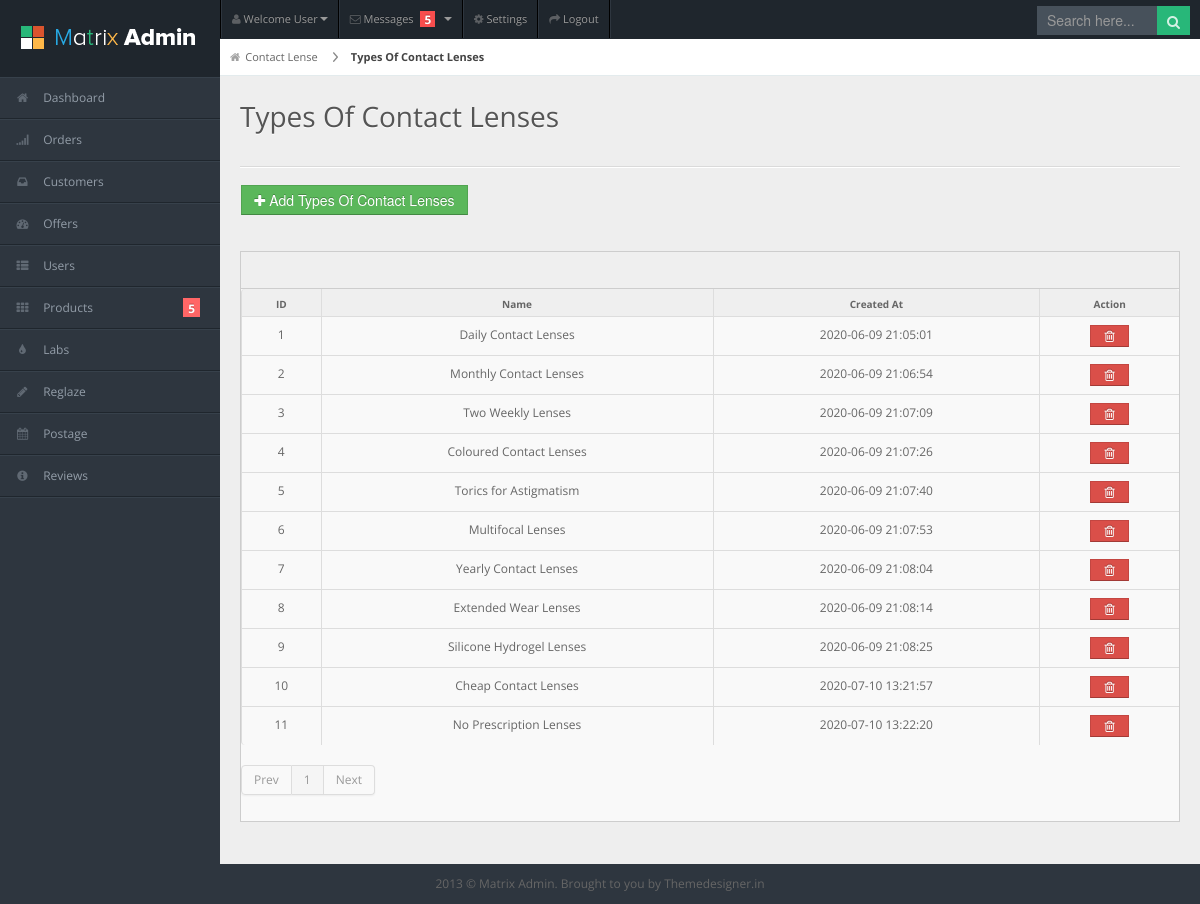
The page /admin/types_of_contact_lenses.php on the database its author committed.
### tables this page shows
CREATE TABLE `types_of_contact_lenses` (
  `id` int(11) NOT NULL,
  `Product_id` int(24) DEFAULT NULL,
  `Contact_Lense_Type` varchar(225) DEFAULT NULL,
  `active` int(11) DEFAULT NULL,
  `created_at` timestamp NOT NULL DEFAULT current_timestamp() ON UPDATE current_timestamp(),
  `updated_at` timestamp NOT NULL DEFAULT '0000-00-00 00:00:00'
);

### admin/types_of_contact_lenses.php (the view, shortened to what this page needs)
<?php include('Connection2.php'); ?>
<!DOCTYPE html>
<html lang="en">
<head>
<link rel="stylesheet" href="css/bootstrap.min.css" />
<link rel="stylesheet" href="css/bootstrap-responsive.min.css" />
<link rel="stylesheet" href="css/uniform.css" />
<link rel="stylesheet" href="css/select2.css" />
<link rel="stylesheet" href="css/matrix-style.css" />
<link rel="stylesheet" href="css/matrix-media.css" />
<link href="font-awesome/css/font-awesome.css" rel="stylesheet" />
</head>
<body>
<div id="header">
  <h1><a href="dashboard.html">Matrix Admin</a></h1>
</div>
<div id="user-nav" class="navbar navbar-inverse">
  <ul class="nav">
    <li  class="dropdown" id="profile-messages" ><a title="" href="#" data-toggle="dropdown" data-target="#profile-messages" class="dropdown-toggle"><i class="icon icon-user"></i>  <span class="text">Welcome User</span><b class="caret"></b></a>
    </li>
    <li class="dropdown" id="menu-messages"><a href="#" data-toggle="dropdown" data-target="#menu-messages" class="dropdown-toggle"><i class="icon icon-envelope"></i> <span class="text">Messages</span> <span class="label label-important">5</span> <b class="caret"></b></a>
    </li>
    <li class=""><a title="" href="#"><i class="icon icon-cog"></i> <span class="text">Settings</span></a></li>
    <li class=""><a title="" href="login.html"><i class="icon icon-share-alt"></i> <span class="text">Logout</span></a></li>
  </ul>
</div>
<div id="search">
  <input type="text" placeholder="Search here..."/>
  <button type="submit" class="tip-bottom" title="Search"><i class="icon-search icon-white"></i></button>
</div>
<?php include 'dashboard_aside.php' ?>
<div id="content">
  <div id="content-header">
    <div id="breadcrumb"> <a href="contact_lenses.php" title="Contact Lense" class="tip-bottom"><i class="icon-home"></i>Contact Lense</a> <a href="#" class="current">Types Of Contact Lenses</a> </div>
    <h1>Types Of Contact Lenses</h1>
  </div>
  <div class="container-fluid">
    <hr>
	  <div class="row-fluid">
		 <div class="span6">
			  <button onClick="window.location.href='contact_lenses_category_add.php?type=types'" class="btn btn-success add-sglasses-btn"><i class="icon-plus"></i> Add Types Of Contact Lenses</button><br><br>
		</div>
		  <div class="span6">
		</div>
	  </div>
    <div class="row-fluid">
      <div class="span12">
        <div class="widget-box">
          <div class="widget-title">
          </div>
          <div class="widget-content nopadding">
            <table class="table table-bordered table-striped">
              <thead>
                <tr>
				  <th>ID</th>
                  <th>Name</th>
                  <th>Created At</th>
                  <th>Action</th>
                </tr>
              </thead>
              <tbody>
				 <?php
				if (isset($_GET['pageno'])) {
					$pageno = $_GET['pageno'];
				} else {
					$pageno = 1;
				}
				$no_of_records_per_page = 20;
				$offset = ($pageno-1) * $no_of_records_per_page;
				$total_pages_sql = "SELECT COUNT(*) FROM types_of_contact_lenses where active=0";
			$result = mysqli_query($conn,$total_pages_sql);
			$total_rows = mysqli_fetch_array($result)[0];
			$total_pages = ceil($total_rows / $no_of_records_per_page);
				if(isset($_GET['search'])) {
				$my_search = $_GET['search'];
				$fetch_query = mysqli_query($conn,"SELECT * FROM types_of_contact_lenses  where Brands_Name='$my_search' OR Brands_Name LIKE '%$my_search%'  AND active=1");
				}
				else {
				$fetch_query = mysqli_query($conn,"SELECT * FROM types_of_contact_lenses where active=1 LIMIT $offset, $no_of_records_per_page");
				}
				while($row=mysqli_fetch_array($fetch_query,MYSQLI_ASSOC)) {
					?>
                <tr class="odd gradeX">
				  <td style="text-align: center;"><?php echo $row['id']; ?></td>
				  <td style="text-align: center;"><?php echo $row['Contact_Lense_Type']; ?></td>
                  <td style="text-align: center;"><?php echo $row['created_at']; ?></td>
                  <td class="center">
					  <center>
					<button class="btn btn-mini btn-danger add-sglasses-action-btn" onclick="window.location.href='types_of_contact_lenses.php?delete_type_id=<?php echo $row['id']; ?>'">&nbsp;&nbsp;<i class="icon-trash"></i> &nbsp;</button>
						  </center>
				  </td>
                </tr>
                <?php } ?>
              </tbody>
            </table>
			  <?php if(isset($_GET['search'])) {} else { ?>
			  <div class="pagination">
              <ul>
                <li class="<?php if($pageno <= 1){ echo 'disabled'; } ?>"><a href="<?php if($pageno <= 1){ echo '#'; } else { echo "?pageno=".($pageno - 1); } ?>" >Prev</a></li>
				<?php for($t=1;$t<=$total_pages;$t++) {
				if($t == $pageno) {
				?>
                <li class="active"> <a href=""><?php echo $t; ?></a> </li>
				<?php
				} else { ?>
				<li class=""> <a href=""><?php echo $t; ?></a> </li>
					<?php
					}
				} ?>
                <li class="<?php if($pageno >= $total_pages){ echo 'disabled'; } ?>"><a href="<?php if($pageno >= $total_pages){ echo '#'; } else { echo "?pageno=".($pageno + 1); } ?>">Next</a></li>
              </ul>
            </div>
			  <?php } ?>
          </div>
        </div>
      </div>
    </div>
  </div>
</div>
<div class="row-fluid">
  <div id="footer" class="span12"> 2013 &copy; Matrix Admin. Brought to you by <a href="http://themedesigner.in">Themedesigner.in</a> </div>
</div>
</body>
</html>

### admin/css/matrix-media.css (style rules this page uses)
body { background:#2E363F; }
#header { background-color: #1f262d; margin-top:10px; }
#search input[type=text], #search button { background-color: #28b779; }
#search input[type=text] { background-color: #47515b; color: #fff; }

### rows shown on the page
types_of_contact_lenses: id "1", Contact_Lense_Type "Daily Contact Lenses", created_at "2020-06-09 21:05:01"
types_of_contact_lenses: id "2", Contact_Lense_Type "Monthly Contact Lenses", created_at "2020-06-09 21:06:54"
types_of_contact_lenses: id "3", Contact_Lense_Type "Two Weekly Lenses", created_at "2020-06-09 21:07:09"
types_of_contact_lenses: id "4", Contact_Lense_Type "Coloured Contact Lenses", created_at "2020-06-09 21:07:26"
types_of_contact_lenses: id "5", Contact_Lense_Type "Torics for Astigmatism", created_at "2020-06-09 21:07:40"
types_of_contact_lenses: id "6", Contact_Lense_Type "Multifocal Lenses", created_at "2020-06-09 21:07:53"
types_of_contact_lenses: id "7", Contact_Lense_Type "Yearly Contact Lenses", created_at "2020-06-09 21:08:04"
types_of_contact_lenses: id "8", Contact_Lense_Type "Extended Wear Lenses", created_at "2020-06-09 21:08:14"
types_of_contact_lenses: id "9", Contact_Lense_Type "Silicone Hydrogel Lenses", created_at "2020-06-09 21:08:25"
types_of_contact_lenses: id "10", Contact_Lense_Type "Cheap Contact Lenses", created_at "2020-07-10 13:21:57"
types_of_contact_lenses: id "11", Contact_Lense_Type "No Prescription Lenses", created_at "2020-07-10 13:22:20"
